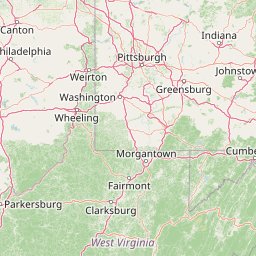
#> input picture backend/radar-cache/basemap/7_35_48.png, 256 x 256 px; its folder holds only this picture in this run
$ python -i radar.py   (imports and definitions only)
#> lines starting #> are read from the running program, lines starting #| are printed output that depends on the picture
#> further down, picture is the input picture: PIL image 256x256 P; mean R, G, B 214.5, 219.7, 200.1
"""Weather radar frames for the ESP32.

RainViewer past radar (the only radar left in its free API) is drawn over an
OpenStreetMap basemap around the weather location, cropped to the ESP32
viewport and cached on disk as small baseline JPEGs. The ESP32 only ever sees
local /radar/<time>.jpg URLs and never the coordinates.

Refreshes run on a background thread, started on demand by /api/radar, so the
endpoint always answers from the cache immediately.
"""
import io
import json
import math
import os
import re
import shutil
import threading
import time
from datetime import datetime
from pathlib import Path
from urllib.error import HTTPError
from urllib.request import Request, urlopen
from zoneinfo import ZoneInfo

from PIL import Image, ImageDraw, ImageEnhance, ImageOps

RAINVIEWER_MAPS_URL = "https://api.rainviewer.com/public/weather-maps.json"
# OSM asks for a switchable tile URL; RADAR_BASEMAP_URL overrides it.
DEFAULT_BASEMAP_URL = "https://tile.openstreetmap.org/{z}/{x}/{y}.png"
USER_AGENT = "HomelabDashboard/1.0 (+https://github.com/pranayagarwal90/esp32-homelab-dashboard)"

RADAR_ATTRIBUTION = "RainViewer"
MAP_ATTRIBUTION = "OpenStreetMap contributors"

ZOOM = 7                 # RainViewer's free maximum; ~285 km across the viewport.
TILE_SIZE = 256
FRAME_WIDTH = 300        # ESP32 viewport (drawn 1:1 at x 10, y 38).
FRAME_HEIGHT = 156
FRAME_COUNT = 6          # Latest past frames (10 minutes apart).
COLOR_SCHEME = 2         # Universal Blue, the only scheme left in the free API.
TILE_OPTIONS = "1_1"     # Smoothed, snow in its own colours.
RADAR_ALPHA_GAIN = 2.0   # RainViewer tiles are half transparent; light rain was too faint.
JPEG_QUALITY = 80

REFRESH_SECONDS = 300    # Provider metadata at most every 5 minutes.
RETRY_SECONDS = 60       # After a failed refresh.
STALE_SECONDS = 1200     # No successful refresh for 20 minutes.
BASEMAP_MIN_SECONDS = 7 * 86400  # OSM: keep tiles at least 7 days.
REQUEST_TIMEOUT = 8
MAX_DOWNLOAD_BYTES = 2 * 1024 * 1024

_PATH_RE = re.compile(r"^/[A-Za-z0-9/_-]{1,120}$")
_FRAME_NAME_RE = re.compile(r"^(\d{9,11})\.jpg$")


class RadarError(Exception):
    pass


# [37 lines left out: functions http_fetch, world_pixel, viewport, not called in this run]


def tile_url_x(tx, zoom=ZOOM):
    """A world tile column wrapped into the provider's range (antimeridian)."""
    return tx % (2 ** zoom)


# [37 lines left out: functions mosaic, select_frames, not called in this run]


# --- Rendering --------------------------------------------------------------------------

def style_basemap(image):
    """Dark grey map (inverted, dimmed) so radar colours stand out."""
    grey = ImageOps.grayscale(image.convert("RGB"))
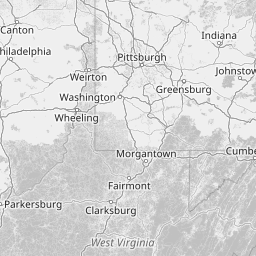
#> grey: PIL image 256x256 L; min 43, max 252, mean 215.8
    return ImageEnhance.Brightness(ImageOps.invert(grey)).enhance(0.75).convert("RGB")
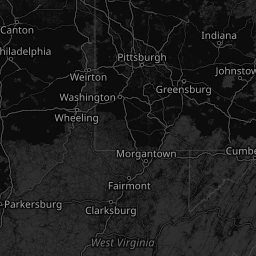
#> returned value: PIL image 256x256 RGB; min 2, max 159, mean 29.1


# [25 lines left out: functions compose_frame, _open_tile, not called in this run]


# --- Service ----------------------------------------------------------------------------

class RadarService:
    # [95 lines left out: functions __init__, metadata, frame_path, ensure_fresh, refresh, _refresh_guarded, not called in this run]

    def _get(self, url, requests, headers=None):
        requests[0] += 1
        return self.fetch(url, headers or {})

    # [51 lines left out: functions _refresh, _styled_basemap, not called in this run]

    def _basemap_expired(self):
        return self.clock() - getattr(self, "_basemap_checked", 0) > BASEMAP_MIN_SECONDS

    # [66 lines left out: functions _basemap_tile, _load_existing, not called in this run]

    def _utc_offset(self, stamp):
        offset = datetime.fromtimestamp(stamp, self.zone).utcoffset()
        return int(offset.total_seconds()) if offset else 0


def max_age(cache_control):
    match = re.search(r"max-age=(\d+)", cache_control or "")
    return int(match.group(1)) if match else 0


# [12 lines left out: functions hash_text, write_atomic, not called in this run]

>>> from PIL import Image
>>> picture = Image.open('radar-cache/basemap/7_35_48.png')
>>> result = style_basemap(picture)

$ run again, on backend/radar-cache/basemap/7_35_49.png
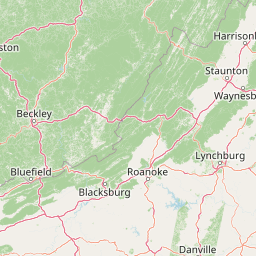
#> input picture backend/radar-cache/basemap/7_35_49.png, 256 x 256 px
#> picture is the input picture: PIL image 256x256 P; mean R, G, B 205, 218.3, 190.9
#> in style_basemap, `grey = ImageOps.grayscale(image.convert("RGB"))`:
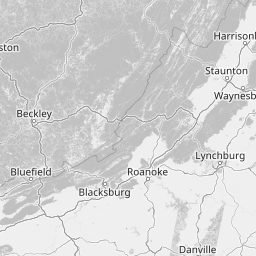
#> grey: PIL image 256x256 L; min 39, max 252, mean 211.1
#> in style_basemap, `return ImageEnhance.Brightness(ImageOps.invert(grey)).enhance(0.75).co..`:
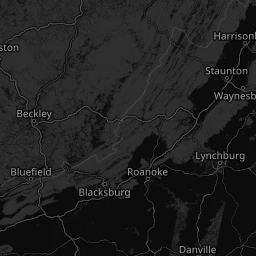
#> returned value: PIL image 256x256 RGB; min 2, max 162, mean 32.7

$ run again, on backend/radar-cache/basemap/7_36_48.png
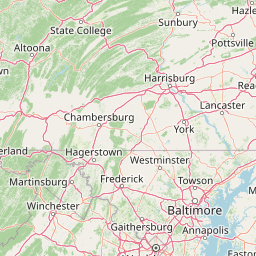
#> input picture backend/radar-cache/basemap/7_36_48.png, 256 x 256 px
#> picture is the input picture: PIL image 256x256 P; mean R, G, B 216.7, 218.5, 203.5
#> in style_basemap, `grey = ImageOps.grayscale(image.convert("RGB"))`:
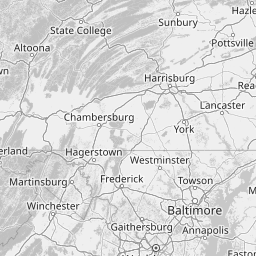
#> grey: PIL image 256x256 L; min 42, max 252, mean 216.2
#> in style_basemap, `return ImageEnhance.Brightness(ImageOps.invert(grey)).enhance(0.75).co..`:
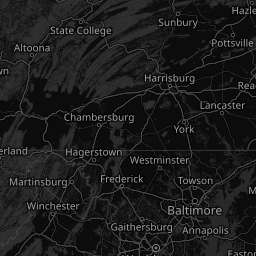
#> returned value: PIL image 256x256 RGB; min 2, max 159, mean 28.8

$ run again, on backend/radar-cache/basemap/7_36_49.png
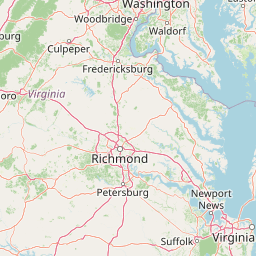
#> input picture backend/radar-cache/basemap/7_36_49.png, 256 x 256 px
#> picture is the input picture: PIL image 256x256 P; mean R, G, B 219.8, 223.6, 216
#> in style_basemap, `grey = ImageOps.grayscale(image.convert("RGB"))`:
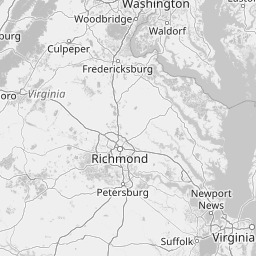
#> grey: PIL image 256x256 L; min 35, max 252, mean 221.5
#> in style_basemap, `return ImageEnhance.Brightness(ImageOps.invert(grey)).enhance(0.75).co..`:
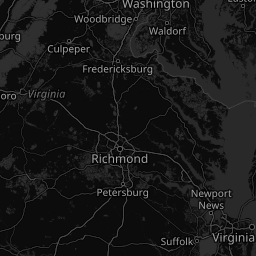
#> returned value: PIL image 256x256 RGB; min 2, max 165, mean 24.9
